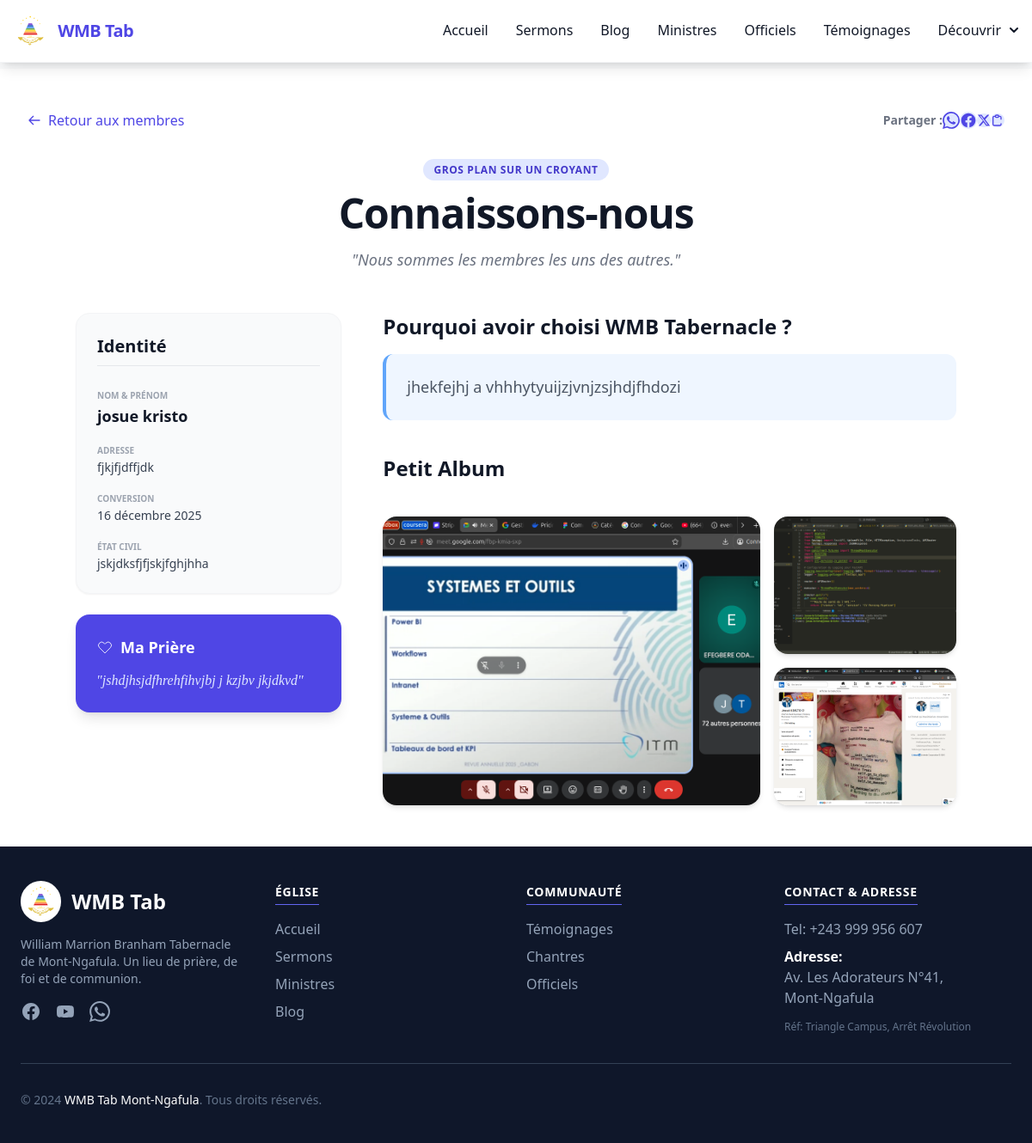
The app's page /connaissons-nous/1/ with its own data.
### OurData/models.py (models this page shows, shortened)
class Croyant(models.Model):
    nom = models.CharField("Nom et Prénom", max_length=100)
    photo_profil = models.ImageField("Photo de profil (Bulle)", upload_to='croyants/profils/')
    adresse = models.CharField("Adresse", max_length=200)
    date_conversion = models.DateField("Date de conversion", null=True, blank=True)
    etat_civil = models.CharField("État Civil", max_length=100, help_text="Ex: Marié, 3 enfants")
    ambitions = models.TextField("Sa prière / Ses ambitions")
    pourquoi_wmb = models.TextField("Pourquoi WMB Tabernacle ?")
    date_publication = models.DateTimeField(auto_now_add=True)
    class Meta:
        verbose_name = "Fidèle / Croyant"
        verbose_name_plural = "Les Fidèles (Connaissons-nous)"
        ordering = ['-date_publication'] # Les plus récents en premier

class PhotoSouvenir(models.Model):
    croyant = models.ForeignKey(Croyant, on_delete=models.CASCADE, related_name='album')
    image = models.ImageField(upload_to='croyants/album/')
    legende = models.CharField("Légende (optionnel)", max_length=100, blank=True)

### OurData/views.py (the view)
# urls.py: path('connaissons-nous/<int:id_croyant>/', connaissons_nous_detail, name='connaissons_nous_detail'),
def connaissons_nous_detail(request, id_croyant):
    fidele = get_object_or_404(Croyant.objects.prefetch_related('album'), pk=id_croyant)
    return render(request, "connaissons_nous_detail.html", {"fidele": fidele})

### templates/connaissons_nous_detail.html (shortened to what this page needs)
{% extends "_base.html" %}
{% load static %}
{% block content %}
<section class="bg-white py-12 px-4 sm:px-6 lg:px-8">
    <div class="mb-8 flex flex-col sm:flex-row sm:items-center sm:justify-between gap-4">
        <a href="{% url 'connaissons_nous_liste' %}"
            class="text-indigo-600 hover:text-indigo-800 flex items-center font-medium">
            <svg class="w-4 h-4 mr-2" fill="none" stroke="currentColor" viewBox="0 0 24 24">
                <path stroke-linecap="round" stroke-linejoin="round" stroke-width="2" d="M10 19l-7-7m0 0l7-7m-7 7h18">
                </path>
            </svg>
            Retour aux membres
        </a>
        {% with page_url=request.build_absolute_uri %}
        <div class="flex items-center gap-3 flex-wrap">
            <span class="text-sm font-semibold text-gray-500">Partager :</span>
            <a href="https://wa.me/?text=Découvrez%20le%20profil%20de%20{{ fidele.nom|urlencode }}%20sur%20WMB%20Tabernacle%20%3A%20{{ page_url|urlencode }}"
               target="_blank" rel="noopener"
               class="flex items-center justify-center w-9 h-9 rounded-full bg-indigo-100 text-indigo-600 hover:bg-indigo-200 transition-colors"
               title="Partager sur WhatsApp">
            </a>
            <a href="https://www.facebook.com/sharer/sharer.php?u={{ page_url|urlencode }}"
               target="_blank" rel="noopener"
               class="flex items-center justify-center w-9 h-9 rounded-full bg-indigo-100 text-indigo-600 hover:bg-indigo-200 transition-colors"
               title="Partager sur Facebook">
            </a>
            <a href="https://twitter.com/intent/tweet?text=Découvrez%20{{ fidele.nom|urlencode }}%20sur%20WMB%20Tabernacle&url={{ page_url|urlencode }}"
               target="_blank" rel="noopener"
               class="flex items-center justify-center w-9 h-9 rounded-full bg-indigo-100 text-indigo-600 hover:bg-indigo-200 transition-colors"
               title="Partager sur X (Twitter)">
                <svg class="w-4 h-4" fill="currentColor" viewBox="0 0 24 24">
                    <path d="M18.244 2.25h3.308l-7.227 8.26 8.502 11.24H16.17l-4.714-6.231-5.401 6.231H2.747l7.73-8.835L1.254 2.25H8.08l4.259 5.63 5.905-5.63zm-1.161 17.52h1.833L7.084 4.126H5.117z"/>
                </svg>
            </a>
            <button onclick="copyMembreLink('{{ page_url }}')"
               class="flex items-center justify-center w-9 h-9 rounded-full bg-indigo-100 text-indigo-600 hover:bg-indigo-200 transition-colors"
               title="Copier le lien">
                <svg id="membre-copy-icon" class="w-4 h-4" fill="none" stroke="currentColor" viewBox="0 0 24 24">
                    <path stroke-linecap="round" stroke-linejoin="round" stroke-width="2" d="M8 5H6a2 2 0 00-2 2v12a2 2 0 002 2h10a2 2 0 002-2v-1M8 5a2 2 0 002 2h2a2 2 0 002-2M8 5a2 2 0 012-2h2a2 2 0 012 2m0 0h2a2 2 0 012 2v3"/>
                </svg>
            </button>
        </div>
        {% endwith %}
    </div>
    <div class="max-w-5xl mx-auto">
        <div class="text-center mb-12" data-aos="fade-down">
            <span
                class="bg-indigo-100 text-indigo-700 text-xs font-bold px-3 py-1 rounded-full uppercase tracking-wider">Gros
                Plan sur un Croyant</span>
            <h1 class="mt-4 text-4xl font-extrabold text-gray-900 tracking-tight sm:text-5xl">Connaissons-nous</h1>
            <p class="mt-4 text-lg text-gray-500 italic">"Nous sommes les membres les uns des autres."</p>
        </div>
        <div class="grid grid-cols-1 lg:grid-cols-3 gap-12">
            <div class="lg:col-span-1 space-y-6" data-aos="fade-right">
                <div class="bg-gray-50 p-6 rounded-2xl border border-gray-100 shadow-sm">
                    <h2 class="text-xl font-bold text-gray-900 mb-6 border-b pb-2">Identité</h2>
                    <ul class="space-y-4 text-sm">
                        <li>
                            <span class="block text-gray-400 uppercase text-[10px] font-bold">Nom & Prénom</span>
                            <span class="text-gray-900 font-semibold text-lg">{{ fidele.nom }}</span>
                        </li>
                        <li>
                            <span class="block text-gray-400 uppercase text-[10px] font-bold">Adresse</span>
                            <span class="text-gray-700">{{ fidele.adresse }}</span>
                        </li>
                        <li>
                            <span class="block text-gray-400 uppercase text-[10px] font-bold">Conversion</span>
                            <span class="text-gray-700">{{ fidele.date_conversion }}</span>
                        </li>
                        <li>
                            <span class="block text-gray-400 uppercase text-[10px] font-bold">État Civil</span>
                            <span class="text-gray-700">{{ fidele.etat_civil }}</span>
                        </li>
                    </ul>
                </div>
                <div class="bg-indigo-600 p-6 rounded-2xl text-white shadow-lg">
                    <h3 class="text-lg font-bold mb-3 flex items-center">
                        <svg class="w-5 h-5 mr-2" fill="none" stroke="currentColor" viewBox="0 0 24 24">
                            <path
                                d="M4.318 6.318a4.5 4.5 0 000 6.364L12 20.364l7.682-7.682a4.5 4.5 0 00-6.364-6.364L12 7.636l-1.318-1.318a4.5 4.5 0 00-6.364 0z">
                            </path>
                        </svg>
                        Ma Prière
                    </h3>
                    <p class="italic text-indigo-100 font-serif leading-relaxed">
                        "{{ fidele.ambitions }}"
                    </p>
                </div>
            </div>
            <div class="lg:col-span-2 space-y-10" data-aos="fade-left">
                <div class="prose prose-indigo max-w-none">
                    <h3 class="text-2xl font-bold text-gray-900 mb-4">Pourquoi avoir choisi WMB Tabernacle ?</h3>
                    <p
                        class="text-gray-600 text-lg leading-relaxed bg-blue-50 p-6 rounded-xl border-l-4 border-blue-400">
                        {{ fidele.pourquoi_wmb }}
                    </p>
                </div>
                <h3 class="text-2xl font-bold text-gray-900 mb-6">Petit Album</h3>
                <div class="grid grid-cols-2 md:grid-cols-3 gap-4">
                    {% for photo in fidele.album.all %}
                    <div class="{% if forloop.first %}col-span-2 row-span-2{% endif %}">
                        {% if photo.image %}
                        <img src="{{ photo.image.url }}"
                            class="w-full {% if forloop.first %}h-full{% else %}h-40{% endif %} object-cover rounded-2xl shadow-md transition-transform duration-300 hover:scale-105"
                            alt="Souvenir de {{ fidele.nom }}">
                        {% endif %}
                    </div>
                    {% empty %}
                    <p class="text-gray-500">Aucune photo dans l'album pour l'instant.</p>
                    {% endfor %}
                </div>
            </div>
        </div>
    </div>
</section>
{% endblock content %}

### records on screen
Croyant: nom "josue kristo", adresse "fjkjfjdffjdk", date_conversion "16 décembre 2025", etat_civil "jskjdksfjfjskjfghjhha", ambitions "jshdjhsjdfhrehfihvjbj j kzjbv jkjdkvd", pourquoi_wmb "jhekfejhj a vhhhytyuijzjvnjzsjhdjfhdozi"
PhotoSouvenir: image (picture)
PhotoSouvenir: image (picture)
PhotoSouvenir: image (picture)
